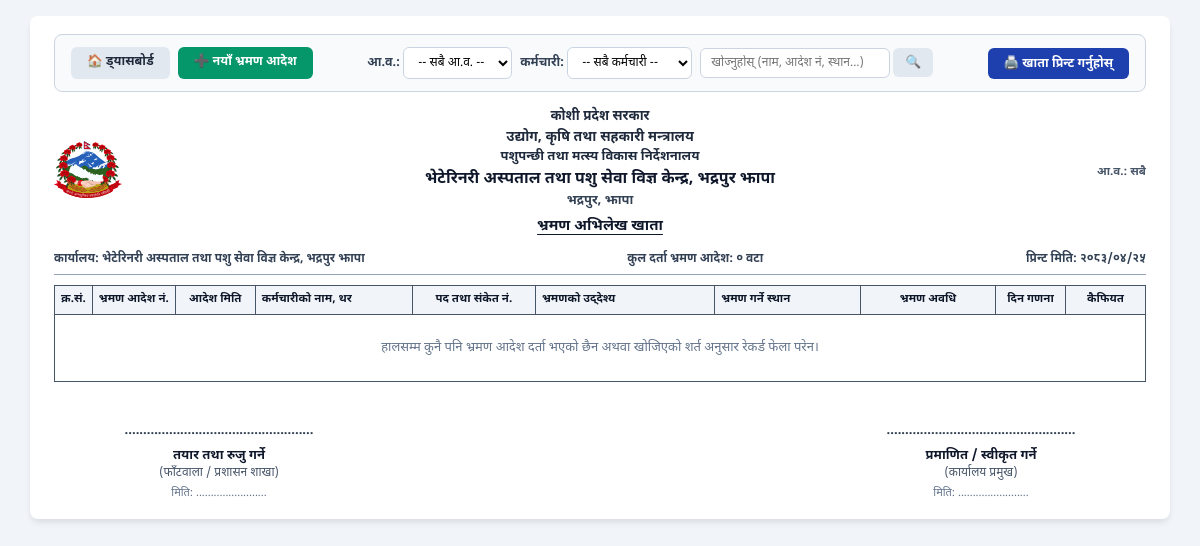
Page /register/ (signed in) on the earlier database version.
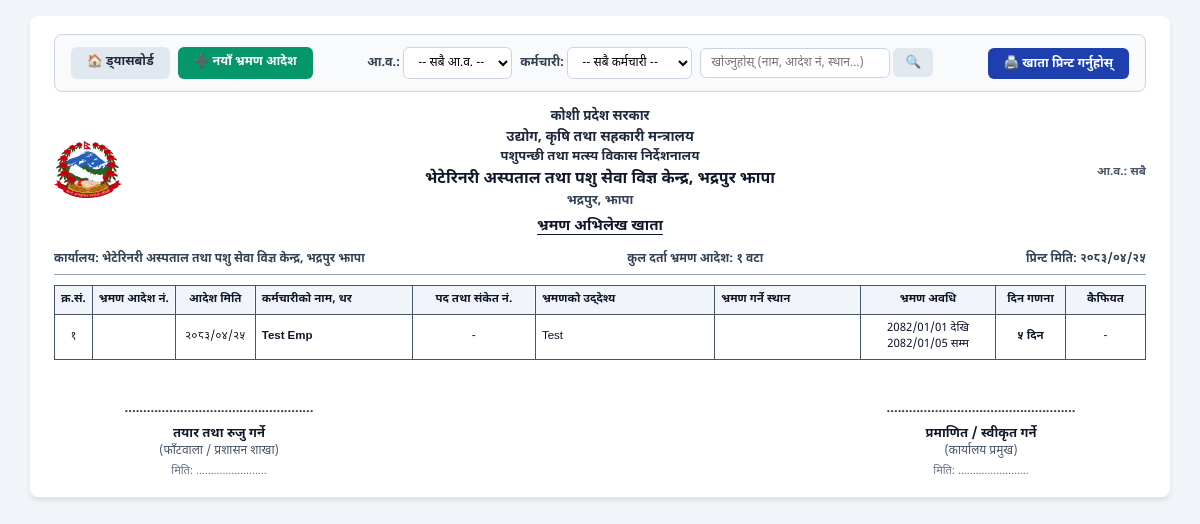
Same page on the later database version.
### travel/models.py (models this page shows, shortened)
class Office(models.Model):
    name = models.CharField(max_length=255, verbose_name="कार्यालयको नाम (Office Name)")
    parent_body_1 = models.CharField(
        max_length=255,
        default="कोशी प्रदेश सरकार",
        verbose_name="प्रदेश / संघीय सरकार (Level 1)",
        blank=True,
        null=True
    )
    parent_body_2 = models.CharField(
        max_length=255,
        default="उद्योग, कृषि तथा सहकारी मन्त्रालय",
        verbose_name="मन्त्रालय (Ministry - Level 2)",
        blank=True,
        null=True
    )
    parent_body_3 = models.CharField(
        max_length=255,
        default="पशुपन्छी तथा मत्स्य विकास निर्देशनालय",
        verbose_name="विभाग / निर्देशनालय (Department/Directorate - Level 3)",
        blank=True,
        null=True
    )
    office_code = models.CharField(
        max_length=50,
        default="३१२०२१२०११",
        verbose_name="कार्यालय कोड नं. (Office Code)",
        blank=True,
        null=True
    )
    location = models.CharField(
        max_length=255,
        default="भद्रपुर, झापा",
        verbose_name="ठेगाना / जिल्ला (Location)",
        blank=True,
        null=True
    )
    head_title = models.CharField(
        max_length=100,
        default="कार्यालय प्रमुख",
        verbose_name="कार्यालय प्रमुखको पद (Head Designation)",
        help_text="जस्तै: कार्यालय प्रमुख, प्रमुख प्रशासकीय अधिकृत, आयोजना प्रमुख, महानिर्देशक"
    )
    phone_no = models.CharField(max_length=50, verbose_name="फोन नं.", blank=True, null=True)
    email = models.EmailField(verbose_name="इमेल", blank=True, null=True)
    is_default = models.BooleanField(
        default=False,
        verbose_name="सक्रिय / पूर्वनिर्धारित कार्यालय (Active/Default Office)"
    )
    created_at = models.DateTimeField(auto_now_add=True, verbose_name="सिर्जना मिति")
    updated_at = models.DateTimeField(auto_now=True, verbose_name="अद्यावधिक मिति")
    class Meta:
        verbose_name = "कार्यालय (Office)"
        verbose_name_plural = "कार्यालयहरूको व्यवस्थापन (Offices)"
        ordering = ['-is_default', 'name']
    @classmethod
    def get_default_office(cls):
        default_off = cls.objects.filter(is_default=True).first()
        if not default_off:
            default_off = cls.objects.first()
        return default_off

class TravelOrder(models.Model):
    STATUS_CHOICES = (
        ('DRAFT', 'मस्यौदा'),
        ('PENDING', 'पेश भएको (विचाराधीन)'),
        ('RECOMMENDED', 'सिफारिस गरिएको'),
        ('APPROVED', 'स्वीकृत'),
        ('FINANCE_CLEARED', 'लेखाबाट फछ्र्यौट भएको'),
        ('REGISTERED', 'दर्ता भई अन्तिम भएको'),
        ('ATTENDANCE_RECORDED', 'हाजिरी खातामा चढाइएको'),
        ('REJECTED', 'अस्वीकृत / फिर्ता'),
    )
    created_by = models.ForeignKey(
        User,
        on_delete=models.SET_NULL,
        null=True,
        blank=True,
        related_name='created_travel_orders',
        verbose_name="सिर्जना गर्ने युजर (Created By)"
    )
    office_ref = models.ForeignKey(
        Office,
        on_delete=models.SET_NULL,
        null=True,
        blank=True,
        verbose_name="सम्बन्धित कार्यालय (Office)"
    )
    status = models.CharField(
        max_length=20,
        choices=STATUS_CHOICES,
        default='DRAFT',
        db_index=True,
        verbose_name="आदेश स्थिति"
    )
    recommended_by = models.ForeignKey(
        User,
        on_delete=models.SET_NULL,
        null=True,
        blank=True,
        related_name='recommended_travel_orders',
        verbose_name="सिफारिस गर्ने"
    )
    approved_by = models.ForeignKey(
        User,
        on_delete=models.SET_NULL,
        null=True,
        blank=True,
        related_name='approved_travel_orders',
        verbose_name="स्वीकृत गर्ने"
    )
    order_number = models.CharField(max_length=50, verbose_name="आदेश नं", blank=True)
    order_date = models.CharField(max_length=50, verbose_name="आदेश मिति", default="२०८३/०४/२५")
    fiscal_year = models.CharField(max_length=20, verbose_name="आर्थिक वर्ष", default="२०८३/८४")
    employee = models.ForeignKey(
        Employee,
        on_delete=models.SET_NULL,
        null=True,
        blank=True,
        verbose_name="कर्मचारी छान्नुहोस् (Employee)"
    )
    person = models.CharField(max_length=100, verbose_name="कर्मचारीको नामथर")
    code_no = models.CharField(max_length=50, verbose_name="कर्मचारी संकेत नं", blank=True, null=True)
    designation = models.CharField(max_length=100, verbose_name="पद", blank=True, null=True)
    office = models.CharField(
        max_length=255,
        default="भेटेरिनरी अस्पताल तथा पशु सेवा विज्ञ केन्द्र, भद्रपुर झापा",
        verbose_name="कार्यालय"
    )
    destination = models.CharField(max_length=255, verbose_name="भ्रमण गर्ने स्थान")
    purpose = models.CharField(max_length=255, verbose_name="भ्रमणको उद्देश्य", default="तोकिएको सरकारी कामकाज")
    start_date = models.CharField(max_length=50, verbose_name="भ्रमण अवधि शुरु मिति")
    end_date = models.CharField(max_length=50, verbose_name="भ्रमण अवधि अन्त्य मिति")
    vehicle_office = models.BooleanField(default=False, verbose_name="साधन: कार्यालयको")
    vehicle_public = models.BooleanField(default=True, verbose_name="साधन: सार्वजनिक")
    vehicle_rent = models.BooleanField(default=False, verbose_name="साधन: भाडाको")
    advance_amount = models.CharField(max_length=50, verbose_name="पेस्की रकम (रु.)", blank=True, null=True)
    advance_words = models.CharField(max_length=255, verbose_name="पेस्की रकम अक्षरमा", blank=True, null=True)
    other_details = models.TextField(verbose_name="भ्रमण सम्बन्धी अन्य आवश्यक विवरण", blank=True, null=True)
    program_name = models.CharField(max_length=255, verbose_name="खर्च जनाउने कार्यक्रम/आयोजनाको नाम", blank=True, null=True)
    traveller_date = models.CharField(max_length=50, verbose_name="भ्रमण गर्ने पदाधिकारीको मिति", blank=True, null=True)
    recommender_date = models.CharField(max_length=50, verbose_name="सिफारिस गर्ने पदाधिकारीको मिति", blank=True, null=True)
    approver_date = models.CharField(max_length=50, verbose_name="भ्रमण स्वीकृत गर्ने पदाधिकारीको मिति", blank=True, null=True)
    admin_date = models.CharField(max_length=50, verbose_name="हाजिरी खातामा जनाएको मिति", blank=True, null=True)
    created_at = models.DateTimeField(auto_now_add=True, verbose_name="सिर्जना मिति")
    updated_at = models.DateTimeField(auto_now=True, verbose_name="अद्यावधिक मिति")
    class Meta:
        verbose_name = "राष्ट्रिय भ्रमण आदेश (म.ले.प. २२३)"
        verbose_name_plural = "राष्ट्रिय भ्रमण आदेशहरू"
        ordering = ['-id']
    @property
    def duration_days(self):
        return get_bs_duration_days(self.start_date, self.end_date) or 1
    @property
    def duration_days_nepali(self):
        return to_nepali_digits(self.duration_days)

### travel/views.py (the view, shortened to what this page needs)
# urls.py: path('register/', views.travel_register_view, name='travel_register'),
@finance_required
def travel_register_view(request):
    default_office = Office.get_default_office()
    selected_fy = request.GET.get('fiscal_year', '').strip()
    selected_emp_id = request.GET.get('employee_id', '').strip()
    selected_office_id = request.GET.get('office_id', '').strip()
    selected_paying_agency = request.GET.get('paying_agency', 'INTERNAL').strip()
    search_query = request.GET.get('q', '').strip()
    orders_qs = TravelOrder.objects.all().select_related('employee', 'office_ref', 'report', 'bill').order_by('id')
    orders_qs = orders_qs.exclude(status='REJECTED')
    if selected_paying_agency == 'INTERNAL':
        orders_qs = orders_qs.exclude(bill__paying_agency_type='EXTERNAL')
    elif selected_paying_agency == 'EXTERNAL':
        orders_qs = orders_qs.filter(bill__paying_agency_type='EXTERNAL')
    current_office = default_office
    if selected_office_id:
        try:
            current_office = Office.objects.get(pk=selected_office_id)
            orders_qs = orders_qs.filter(office_ref=current_office)
        except Office.DoesNotExist:
            pass
    if selected_fy:
        matched_ids = [ord.id for ord in orders_qs if ord.fiscal_year == selected_fy or getattr(ord, 'effective_fiscal_year', '') == selected_fy]
        orders_qs = orders_qs.filter(id__in=matched_ids)
    if selected_emp_id:
        orders_qs = orders_qs.filter(employee_id=selected_emp_id)
    orders_list = []
    for idx, ord in enumerate(orders_qs, 1):
        ord.sn_nepali = to_nepali_digits(idx)
        orders_list.append(ord)
    fiscal_years = get_all_fiscal_years()
    employees = Employee.objects.filter(is_active=True).order_by('name')
    offices = Office.objects.all().order_by('-is_default', 'name')
    return render(request, 'travel_register.html', {
        'orders': orders_list,
        'default_office': current_office,
        'fiscal_years': fiscal_years,
        'employees': employees,
        'offices': offices,
        'selected_fy': selected_fy,
        'selected_emp_id': selected_emp_id,
        'selected_office_id': selected_office_id,
        'selected_paying_agency': selected_paying_agency,
        'search_query': search_query,
        'total_records_nepali': to_nepali_digits(len(orders_list)),
        'is_admin': is_admin(request.user),
        'is_finance': is_finance_user(request.user),
    })

### templates/travel_register.html (shortened to what this page needs)
{% load static %}
<!DOCTYPE html>
<html lang="ne">
<head>
</head>
<body>
    <div class="container">
        <div class="control-bar no-print">
            <div class="filter-group">
                <a href="/" class="btn btn-secondary">🏠 ड्यासबोर्ड</a>
                <a href="/order/new/" class="btn btn-success">➕ नयाँ भ्रमण आदेश</a>
            </div>
            <form method="GET" action="" class="filter-group" id="filterForm">
                <div>
                    <label for="fiscal_year">आ.व.:</label>
                    <select name="fiscal_year" id="fiscal_year" class="filter-control" onchange="document.getElementById('filterForm').submit();">
                        <option value="">-- सबै आ.व. --</option>
                    </select>
                </div>
                <div>
                    <label for="employee_id">कर्मचारी:</label>
                    <select name="employee_id" id="employee_id" class="filter-control" onchange="document.getElementById('filterForm').submit();">
                        <option value="">-- सबै कर्मचारी --</option>
                    </select>
                </div>
                <div>
                    <input type="text" name="q" value="{{ search_query }}" placeholder="खोज्नुहोस् (नाम, आदेश नं, स्थान...)" class="filter-control" style="width: 190px;" id="searchInput">
                    <button type="submit" class="btn btn-secondary" style="padding: 6px 12px;">🔍</button>
                </div>
            </form>
            <div class="filter-group">
                <button onclick="window.print();" class="btn btn-primary">🖨️ खाता प्रिन्ट गर्नुहोस्</button>
            </div>
        </div>
        <div class="header-section" style="display:flex; align-items:center; justify-content:space-between; margin-bottom:14px; position:relative;">
            <div style="width:90px; text-align:left;">
                <img src="{% static 'images/nepal_logo.svg' %}" alt="नेपाल सरकार निशान छाप" style="width:68px; height:auto; object-fit:contain;">
            </div>
            <div style="flex-grow:1; text-align:center;">
                {% if default_office.parent_body_1 %}
                    <div class="header-line-1">{{ default_office.parent_body_1 }}</div>
                {% endif %}
                {% if default_office.parent_body_2 %}
                    <div class="header-line-2">{{ default_office.parent_body_2 }}</div>
                {% endif %}
                {% if default_office.parent_body_3 %}
                    <div class="header-line-3">{{ default_office.parent_body_3 }}</div>
                {% endif %}
                <div class="header-office-name">{{ default_office.name }}</div>
                {% if default_office.location %}
                    <div class="header-location">{{ default_office.location }}</div>
                {% endif %}
                <div class="title-badge">भ्रमण अभिलेख खाता</div>
            </div>
            <div style="width:90px; text-align:right;">
                <div class="office-code-box" style="position:static; font-size:11.5px; font-weight:600; color:#475569;">
                    आ.व.: <b>{% if selected_fy %}{{ selected_fy }}{% else %}सबै{% endif %}</b>
                </div>
            </div>
        </div>
        <div class="sub-header-info">
            <div>कार्यालय: <b>{{ default_office.name }}</b></div>
            <div>कुल दर्ता भ्रमण आदेश: <b>{{ total_records_nepali }}</b> वटा</div>
            <div>प्रिन्ट मिति: <span id="currentPrintDate">{{ today_bs|default:'२०८३/०४/२५' }}</span></div>
        </div>
        <div class="table-responsive">
            <table class="register-table" id="registerTable">
                <thead>
                    <tr>
                        <th style="width: 35px;">क्र.सं.</th>
                        <th style="width: 75px;">भ्रमण आदेश नं.</th>
                        <th style="width: 80px;">आदेश मिति</th>
                        <th style="min-width: 140px;" class="text-left">कर्मचारीको नाम, थर</th>
                        <th style="min-width: 110px;">पद तथा संकेत नं.</th>
                        <th style="min-width: 160px;" class="text-left">भ्रमणको उद्देश्य</th>
                        <th style="min-width: 130px;" class="text-left">भ्रमण गर्ने स्थान</th>
                        <th style="width: 135px;">भ्रमण अवधि</th>
                        <th style="width: 70px;">दिन गणना</th>
                        <th style="width: 80px;">कैफियत</th>
                    </tr>
                </thead>
                <tbody>
                    {% if orders %}
                        {% for ord in orders %}
                        <tr>
                            <td>{{ ord.sn_nepali }}</td>
                            <td><b>{{ ord.order_number }}</b></td>
                            <td>{{ ord.order_date }}</td>
                            <td class="text-left">
                                <span class="emp-title">{{ ord.person }}</span>
                            </td>
                            <td>
                                {{ ord.designation|default:"-" }}
                            </td>
                            <td class="text-left">{{ ord.purpose }}</td>
                            <td class="text-left">{{ ord.destination }}</td>
                            <td>{{ ord.start_date }} देखि <br>{{ ord.end_date }} सम्म</td>
                            <td><b>{{ ord.duration_days_nepali }} दिन</b></td>
                            <td>{{ ord.other_details|default:"-" }}</td>
                        </tr>
                        {% endfor %}
                    {% else %}
                        <tr>
                            <td colspan="10" style="padding: 24px; color: #64748b; font-size: 13px; text-align: center;">
                                हालसम्म कुनै पनि भ्रमण आदेश दर्ता भएको छैन अथवा खोजिएको शर्त अनुसार रेकर्ड फेला परेन।
                            </td>
                        </tr>
                    {% endif %}
                </tbody>
            </table>
        </div>
        <div class="signature-section">
            <div class="signature-box">
                <div class="sig-line">...................................................</div>
                <div class="sig-name">तयार तथा रुजु गर्ने</div>
                <div class="sig-role">(फाँटवाला / प्रशासन शाखा)</div>
                <div style="margin-top: 4px; font-size: 11px; color: #64748b;">मिति: ........................</div>
            </div>
            <div class="signature-box">
                <div class="sig-line">...................................................</div>
                <div class="sig-name">प्रमाणित / स्वीकृत गर्ने</div>
                <div class="sig-role">({{ default_office.head_title|default:"कार्यालय प्रमुख" }})</div>
                <div style="margin-top: 4px; font-size: 11px; color: #64748b;">मिति: ........................</div>
            </div>
        </div>
    </div>
</body>
</html>

Differences in the rows shown:
added TravelOrder: sn_nepali "१", order_date "२०८३/०४/२५", person "Test Emp", designation "-", purpose "Test", start_date "2082/01/01", end_date "2082/01/05", duration_days_nepali "५", other_details "-"
Other differences:
{{ total_records_nepali }}: "०" → "१"
text no longer shown: "हालसम्म कुनै पनि भ्रमण आदेश दर्ता भएको छैन अथवा खोजिएको शर्त अनुसार रेकर्ड फेला परेन।"
